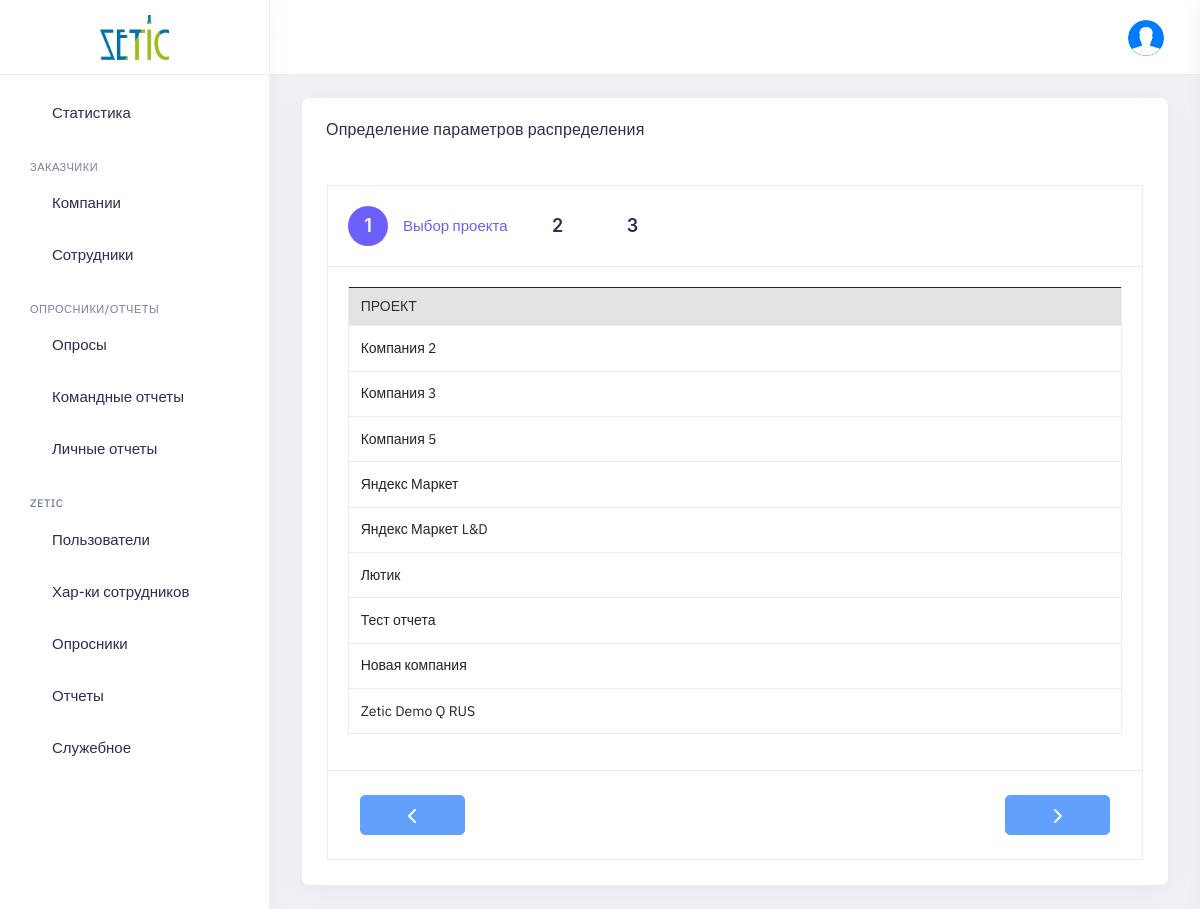
The page /panel/team_distribution (signed in) on the database its author committed.
### pdf/models.py (models this page shows, shortened)
class Company(models.Model):
    created_at = models.DateTimeField(auto_now_add=True, null=True, blank=True)
    created_by = models.ForeignKey(User, default=None, null=True, on_delete=models.PROTECT)
    name = models.CharField(max_length=150, blank=False, null=False)
    version = models.IntegerField(null=True, default=0)
    active = models.BooleanField(default=True, null=False)
    email = models.CharField(max_length=100, blank=True, null=True, default=None)
    public_code = models.CharField(max_length=10, blank=False, null=False, default='')
    class Meta:
        verbose_name_plural = 'Компании'
        verbose_name = 'Компания'

### panel/views.py (the view)
# urls.py: path('team_distribution', panel_views.team_distribution, name='team_distribution'),
@login_required(redirect_field_name=None, login_url='/login/')
def team_distribution(request):
    context = info_common(request)
    cur_user_role_name = UserProfile.objects.get(user=request.user).role.name
    if cur_user_role_name == 'Менеджер':
        companies = Company.objects.filter(created_by=request.user)
    else:
        companies = Company.objects.all()
    context.update({
        'companies': companies
    })
    return render(request, 'panel_distribution.html', context)

### panel/views.py (called while the page is built)
@login_required(redirect_field_name=None, login_url='/login/')
def info_common(request):
    userprofile = UserProfile.objects.get(user=request.user)
    context = {
        'cur_userprofile': userprofile
    }
    if userprofile.role.name == 'Админ заказчика':
        employee = Employee.objects.get(user=request.user)
        if not employee.company_admin_active:
            logout(request)
            return 'logout'
        else:
            return context
    else:
        return context

### panel/templates/panel_distribution.html (shortened to what this page needs)
{% extends 'panel_base.html' %}
{% load static %}
{% block links %}
    <link href="{% static 'login/plugins/ion-rangeslider/css/ion.rangeSlider.css' %}" rel="stylesheet"/>
    <link href="{% static 'panel/plugins/coloris/dist/coloris.css' %}" rel="stylesheet"/>
{% endblock %}
{% block content %}
    <div class="main-container container-fluid" id="main-container">
        <div class="page-header">
            <h1 class="page-title">Распределение членов команды</h1>
            <div>
                <ol class="breadcrumb">
                    <li class="breadcrumb-item"><a href="javascript:void(0)">Home</a></li>
                    <li class="breadcrumb-item active" aria-current="page">Распределение</li>
                </ol>
            </div>
        </div>
        <div class="row">
            <div class="col-lg-12 col-md-12 col-sm-12 col-xl-12">
                <div class="row ">
                    <div class="col-md-12">
                        <div class="card">
                            <div class="card-header border-bottom-0">
                                <div class="card-title">
                                    Определение параметров распределения
                                </div>
                            </div>
                            <div class="card-body">
                                <div id="wizard1" role="application" class="wizard clearfix">
                                    <div class="steps clearfix">
                                        <ul role="tablist">
                                            <li role="tab" class="current route-item" aria-disabled="false">
                                                <a id="wizard1-t-0" aria-controls="wizard1-p-0">
                                                    <span class="number">1</span>
                                                    <span class="title">Выбор проекта</span>
                                                </a>
                                            </li>
                                            <li role="tab" class="disabled route-item" aria-disabled="true">
                                                <a id="wizard1-t-1" aria-controls="wizard1-p-1">
                                                    <span class="number">2</span>
                                                </a>
                                            </li>
                                            <li role="tab" class="disabled route-item" aria-disabled="true">
                                                <a id="wizard1-t-2" aria-controls="wizard1-p-2">
                                                    <span class="number">3</span>
                                                </a>
                                            </li>
                                        </ul>
                                    </div>
                                    <div class="content clearfix">
                                        <section id="wizard1-p-0" role="tabpanel" aria-labelledby="wizard1-h-0"
                                                 class="body current" aria-hidden="false">
                                            <div class="table-responsive">
                                                <table class="table table-bordered text-nowrap border-bottom list-table"
                                                       id="responsive-datatable">
                                                    <thead>
                                                    <tr>
                                                        <th class="wd-15p border-bottom-0 table-header">Проект</th>
                                                    </tr>
                                                    </thead>
                                                    <tbody>
                                                    {% for company in companies %}
                                                        <tr class="table-row cursor-pointer">
                                                            <td>{{ company.name }}</td>
                                                        </tr>
                                                    {% endfor %}
                                                    </tbody>
                                                </table>
                                            </div>
                                        </section>
                                    </div>
                                    <div class="actions clearfix">
                                        <ul role="menu" aria-label="Pagination" class="row">
                                            <div class="col-sm-12 col-md-2">
                                                <button class="btn btn-primary my-1 nav-buttons disabled w-100"
                                                        type="button" id="previous">
                                                    <svg viewBox="0 0 24 24" width="24" height="24"
                                                         stroke="currentColor" stroke-width="2" fill="none"
                                                         stroke-linecap="round" stroke-linejoin="round"
                                                         class="css-i6dzq1">
                                                        <polyline points="15 18 9 12 15 6"></polyline>
                                                    </svg>
                                                </button>
                                            </div>
                                            <div class="col-sm-12 col-md-2">
                                                <button class="btn btn-primary my-1 nav-buttons float-end w-100 disabled"
                                                        type="button" id="next">
                                                    <svg viewBox="0 0 24 24" width="24" height="24"
                                                         stroke="currentColor" stroke-width="2" fill="none"
                                                         stroke-linecap="round" stroke-linejoin="round"
                                                         class="css-i6dzq1">
                                                        <polyline points="9 18 15 12 9 6"></polyline>
                                                    </svg>
                                                </button>
                                            </div>
                                        </ul>
                                    </div>
                                </div>
                            </div>
                        </div>
                    </div>
                </div>
            </div>
        </div>
    </div>
{% endblock %}

### login/static/login/css/custom.css (style rules this page uses)
.cursor-pointer { cursor: pointer!important; }
.table-header { background-color: #e3e3e3 !important; }
.nav-buttons { width: 150px; height: 40px; text-align: center; }

### rows shown on the page
Company: name "Компания 2"
Company: name "Компания 3"
Company: name "Компания 5"
Company: name "Яндекс Маркет"
Company: name "Яндекс Маркет L&D"
Company: name "Лютик"
Company: name "Тест отчета"
Company: name "Новая компания"
Company: name "Zetic Demo Q RUS"
